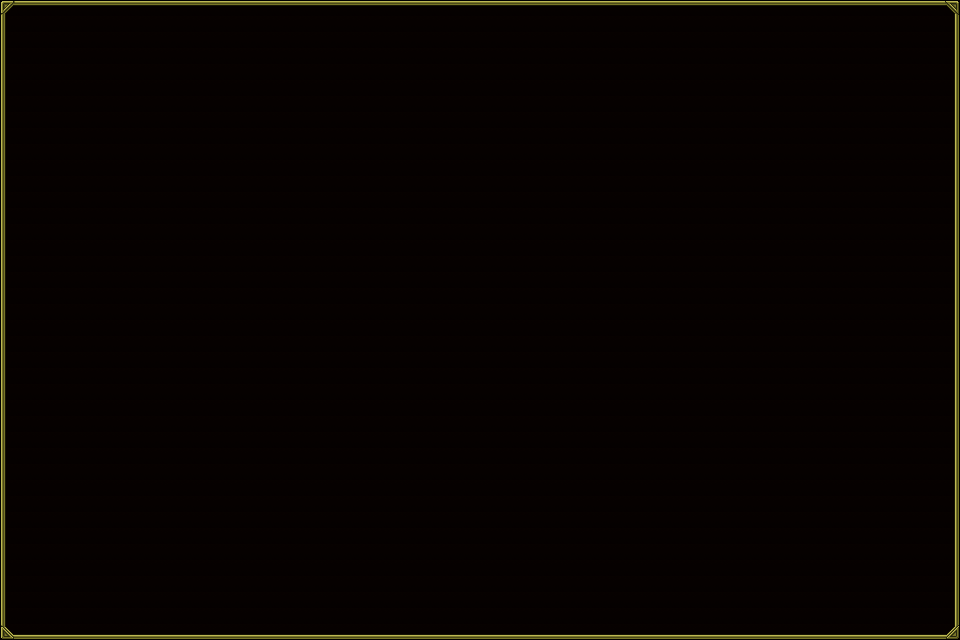

A 2D game scene composited from a Tiled map and its tileset images. What follows is a short description and the map's XML, with each tile layer's data collapsed to a summary:
An orthogonal 60x40 tile map with 16x16 px tiles, 2 tile layers (behind, bront).

<map version="1.0" orientation="orthogonal" width="60" height="40" tilewidth="16" tileheight="16">
 <tileset firstgid="1" name="Window_a_00" tilewidth="16" tileheight="16">
  <image source="Window_a_00.png" width="128" height="128" />
 </tileset>
 <layer name="behind" width="60" height="40" opacity="0.5">
  <data>[2400 cells, 2400 non-empty, 1 distinct tile ids]</data>
 </layer>
 <layer name="bront" width="60" height="40">
  <data>[2400 cells, 196 non-empty, 8 distinct tile ids]</data>
 </layer>
</map>
